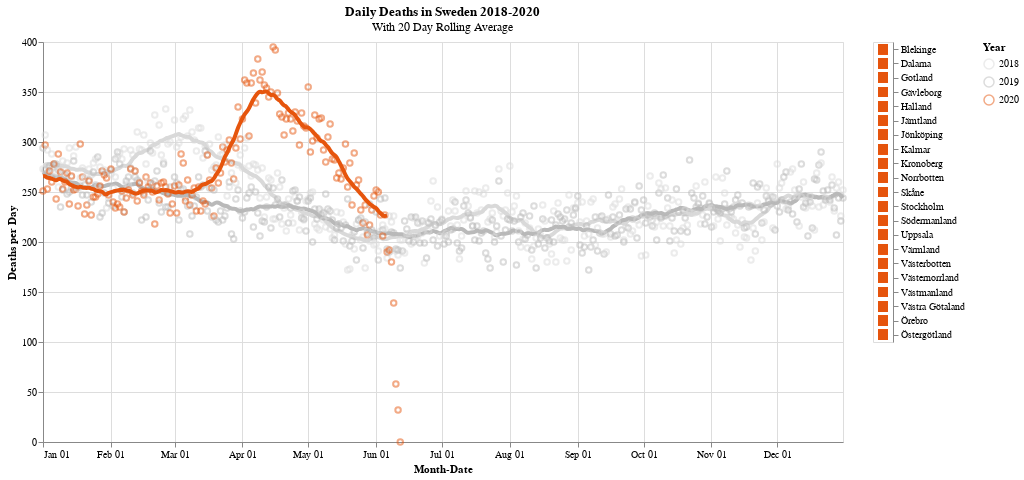

Source (notebook cell):
### Code cell
df=data_scb[data_scb.date.notna()]

# Don't show last week due to lag in reporting
last_week_to_show = df.date.max().week - 1
current = f'year(datum.date) == 2020 & week(datum.date) < {last_week_to_show}'
history_2019 = 'year(datum.date) == 2019'
history_2018 = 'year(datum.date) == 2018'

base = alt.Chart(
    df,
    height=400,
    width=800,
    title={
        "text": "Daily Deaths in Sweden 2018-2020",
        "subtitle": "With 20 Day Rolling Average"
    }
).transform_aggregate(
    sum_deaths='sum(deaths)',
    groupby=['date']
).encode(
    x=alt.X('monthdate(date)', title='Month-Date'),
    color=alt.Color('year(date):N', title='Year', scale=alt.Scale(range=['#d9d9d9', '#b9b9b9', '#e6550d']))
)

points = base.mark_point(opacity=0.5).encode(
    y='sum_deaths:Q',
)

# https://vega.github.io/vega/docs/expressions/#datetime-functions
def plot_mean(time_filter):
    mean = base.transform_filter(
        time_filter
    ).transform_window(
        rolling_mean='mean(sum_deaths)',
        frame=[-10, 10]
    ).mark_line(
        size=4,
        interpolate='basis'
    ).encode(
        y=alt.Y('rolling_mean:Q', title='Deaths per Day'),
    )

    return mean

selection = alt.selection_multi(toggle='true', encodings=['y'])

legend = alt.Chart(df, height=300).mark_square(size=100).encode(
    y=alt.Y('county', axis=alt.Axis(orient='right'), title=None),
    color=alt.condition(selection, alt.value('#e6550d'), alt.value('lightgrey')),
).add_selection(
    selection
).interactive()

chart = (plot_mean(history_2018) + plot_mean(history_2019) + points +
         plot_mean(current)).transform_filter(selection) | legend
chart

### Figure 1 — Vega-Lite specification as saved in the notebook (floating-point values rounded to 4 significant figures; data arrays with more than 128 entries replaced by an {"elided": "..."} marker saying what was removed)
{"config": {"view": {"continuousWidth": 400, "continuousHeight": 300}}, "hconcat": [{"layer": [{"mark": {"type": "line", "interpolate": "basis", "size": 4}, "encoding": {"color": {"type": "nominal", "field": "date", "scale": {"range": ["#d9d9d9", "#b9b9b9", "#e6550d"]}, "timeUnit": "year", "title": "Year"}, "x": {"type": "temporal", "field": "date", "timeUnit": "monthdate", "title": "Month-Date"}, "y": {"type": "quantitative", "field": "rolling_mean", "title": "Deaths per Day"}}, "height": 400, "title": {"text": "Daily Deaths in Sweden 2018-2020", "subtitle": "With 20 Day Rolling Average"}, "transform": [{"aggregate": [{"op": "sum", "field": "deaths", "as": "sum_deaths"}], "groupby": ["date"]}, {"filter": "year(datum.date) == 2018"}, {"window": [{"op": "mean", "field": "sum_deaths", "as": "rolling_mean"}], "frame": [-10, 10]}], "width": 800}, {"mark": {"type": "line", "interpolate": "basis", "size": 4}, "encoding": {"color": {"type": "nominal", "field": "date", "scale": {"range": ["#d9d9d9", "#b9b9b9", "#e6550d"]}, "timeUnit": "year", "title": "Year"}, "x": {"type": "temporal", "field": "date", "timeUnit": "monthdate", "title": "Month-Date"}, "y": {"type": "quantitative", "field": "rolling_mean", "title": "Deaths per Day"}}, "height": 400, "title": {"text": "Daily Deaths in Sweden 2018-2020", "subtitle": "With 20 Day Rolling Average"}, "transform": [{"aggregate": [{"op": "sum", "field": "deaths", "as": "sum_deaths"}], "groupby": ["date"]}, {"filter": "year(datum.date) == 2019"}, {"window": [{"op": "mean", "field": "sum_deaths", "as": "rolling_mean"}], "frame": [-10, 10]}], "width": 800}, {"mark": {"type": "point", "opacity": 0.5}, "encoding": {"color": {"type": "nominal", "field": "date", "scale": {"range": ["#d9d9d9", "#b9b9b9", "#e6550d"]}, "timeUnit": "year", "title": "Year"}, "x": {"type": "temporal", "field": "date", "timeUnit": "monthdate", "title": "Month-Date"}, "y": {"type": "quantitative", "field": "sum_deaths"}}, "height": 400, "title": {"text": "Daily Deaths in Sweden 2018-2020", "subtitle": "With 20 Day Rolling Average"}, "transform": [{"aggregate": [{"op": "sum", "field": "deaths", "as": "sum_deaths"}], "groupby": ["date"]}], "width": 800}, {"mark": {"type": "line", "interpolate": "basis", "size": 4}, "encoding": {"color": {"type": "nominal", "field": "date", "scale": {"range": ["#d9d9d9", "#b9b9b9", "#e6550d"]}, "timeUnit": "year", "title": "Year"}, "x": {"type": "temporal", "field": "date", "timeUnit": "monthdate", "title": "Month-Date"}, "y": {"type": "quantitative", "field": "rolling_mean", "title": "Deaths per Day"}}, "height": 400, "title": {"text": "Daily Deaths in Sweden 2018-2020", "subtitle": "With 20 Day Rolling Average"}, "transform": [{"aggregate": [{"op": "sum", "field": "deaths", "as": "sum_deaths"}], "groupby": ["date"]}, {"filter": "year(datum.date) == 2020 & week(datum.date) < 23"}, {"window": [{"op": "mean", "field": "sum_deaths", "as": "rolling_mean"}], "frame": [-10, 10]}], "width": 800}], "transform": [{"filter": {"selection": "selector007"}}]}, {"mark": {"type": "square", "size": 100}, "encoding": {"color": {"condition": {"value": "#e6550d", "selection": "selector007"}, "value": "lightgrey"}, "y": {"type": "nominal", "axis": {"orient": "right"}, "field": "county", "title": null}}, "height": 300, "selection": {"selector007": {"type": "multi", "toggle": "true", "encodings": ["y"]}, "selector008": {"type": "interval", "bind": "scales", "encodings": ["x", "y"]}}}], "data": {"name": "data-dbb494034ed22dd5e1651e38d4421baa"}, "$schema": "https://vega.github.io/schema/vega-lite/v4.8.1.json", "datasets": {"data-dbb494034ed22dd5e1651e38d4421baa": {"elided": "18774 records"}}}
